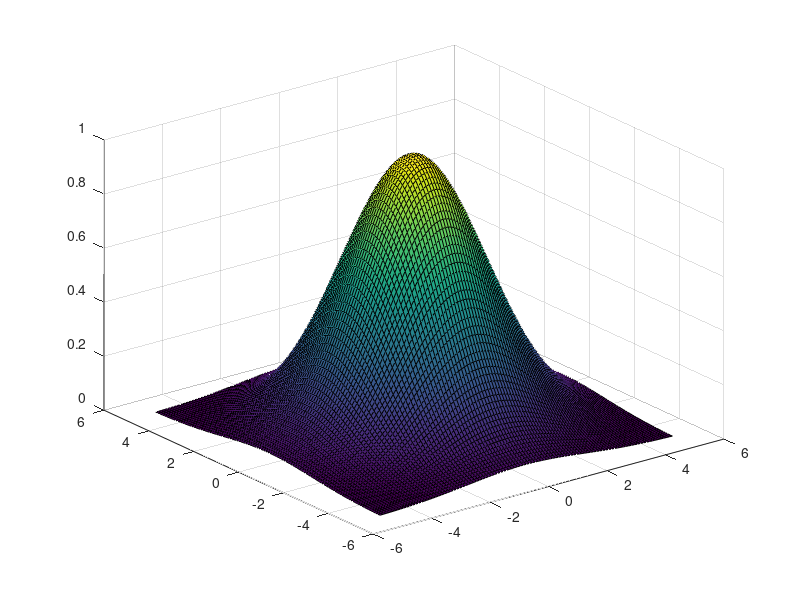

Recreate this plot in MATLAB.
clear;clc;
x = -5:0.1:5;
y = [-5:0.1:5].';
mean = [0,0];
sigma = 2;
z = exp(-((((x-mean(1)).^2)+((y-mean(2)).^2))/(2*((sigma).^2))));
surf(x,y,z);